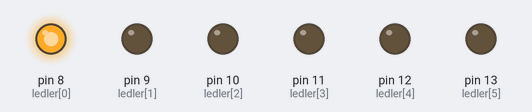
This sketch was run on a simulated Arduino Uno, built with avr-gcc and run on an emulated ATmega328P. Parts: output pins drawn as LEDs (lit = HIGH).

Above: at 0.03 s.
At 0.17 s:
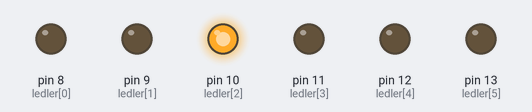
At 0.52 s:
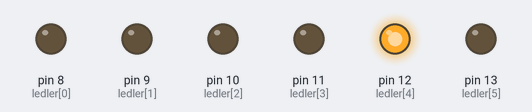
At 1.08 s:
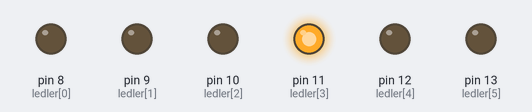
At 1.57 s:
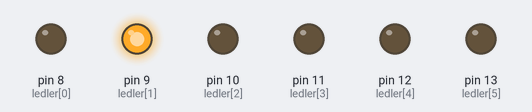
At 2.1 s:
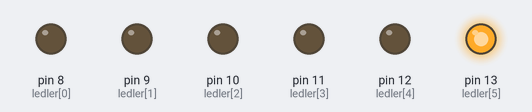
Timing chart, 0 to 3.0 s (numbered marks = the images above):
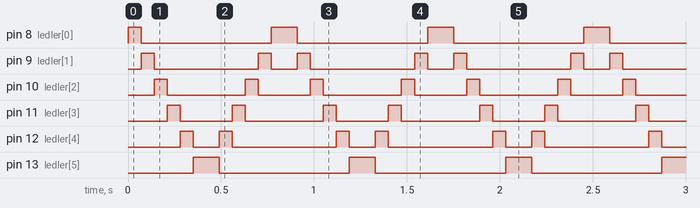

Measured:
- by itself, pin 8 (ledler[0]): repeats every 0.84 s: LOW 0.70 s, HIGH 0.14 s
- by itself, pin 9 (ledler[1]): repeats every 0.84 s: LOW 0.56 s, HIGH 0.07 s, LOW 0.14 s, HIGH 0.07 s
- by itself, pin 10 (ledler[2]): repeats every 0.84 s: LOW 0.42 s, HIGH 0.07 s, LOW 0.28 s, HIGH 0.07 s
- by itself, pin 11 (ledler[3]): repeats every 0.84 s: LOW 0.28 s, HIGH 0.07 s, LOW 0.42 s, HIGH 0.07 s
- by itself, pin 12 (ledler[4]): repeats every 0.84 s: LOW 0.14 s, HIGH 0.07 s, LOW 0.56 s, HIGH 0.07 s
- by itself, pin 13 (ledler[5]): alternates HIGH for 0.14 s and LOW for 0.70 s

The sketch:

dizilerle_kara_im_ek.ino
```cpp
int ledler[]={8,9,10,11,12,13};
int i=0;
int j=5;
void setup() {
  for(i=0;i<6;i++){
    pinMode(ledler[i],OUTPUT);
  }
}

void loop() {

for(i=0;i<6;i++)
{
digitalWrite(ledler[i],HIGH);
delay(70);
digitalWrite(ledler[i],LOW);
}
for(j=5;j>-1;j--){


digitalWrite(ledler[j],HIGH);
delay(70);
digitalWrite(ledler[j],LOW);

}
}
```
